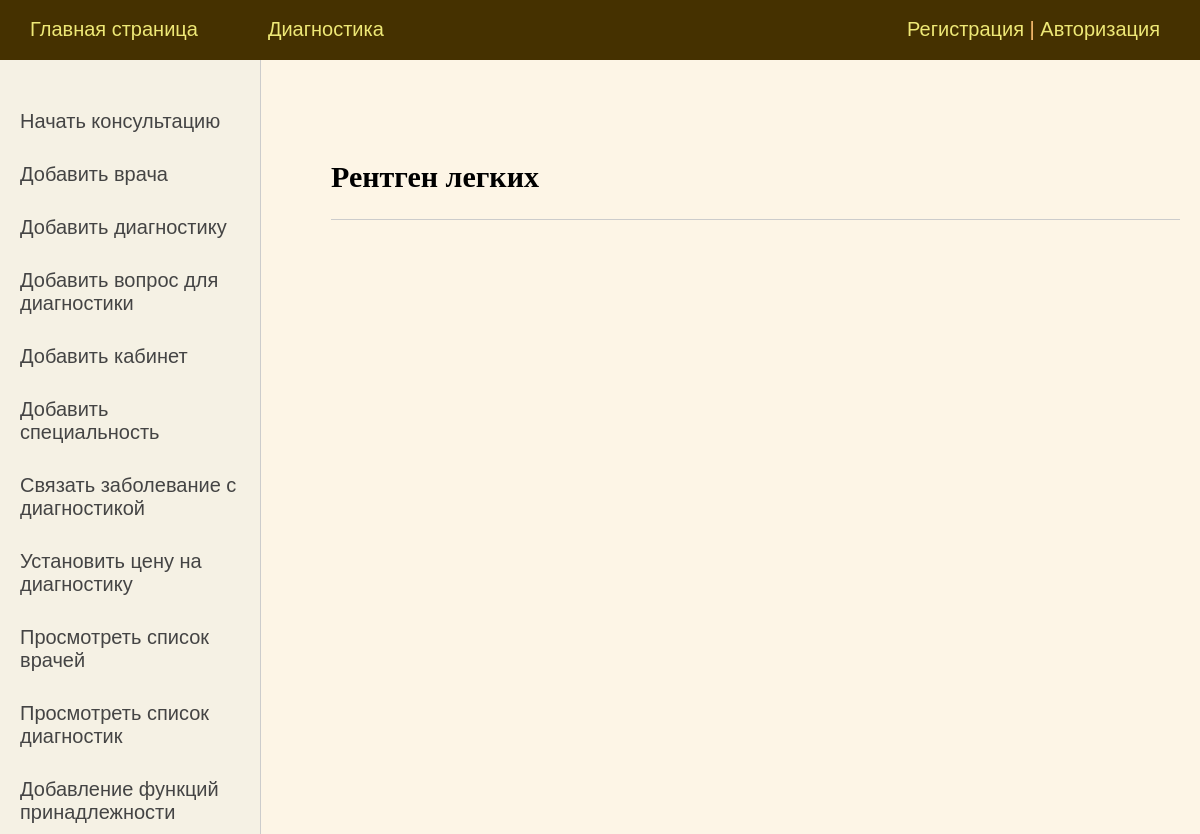
/Diagnostic/diagnostic_list/, run on an earlier commit of the app's database.
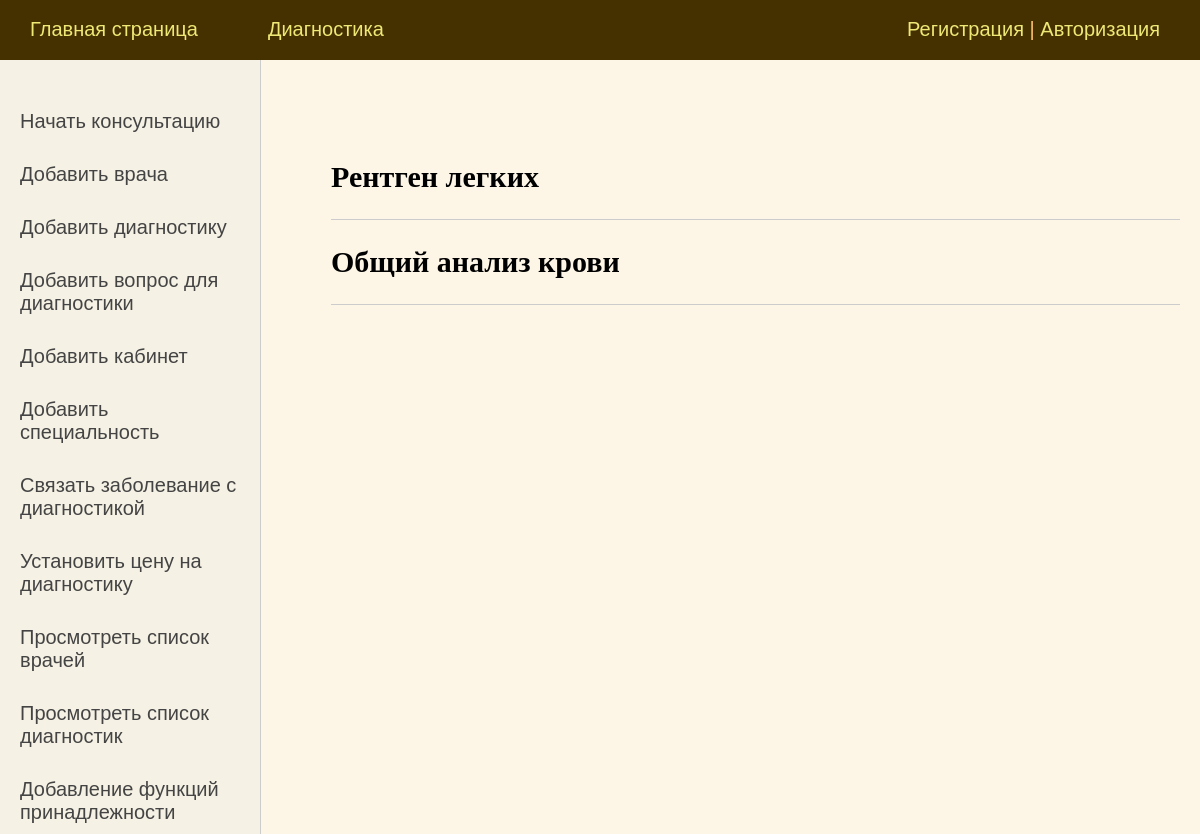
And on a later commit of the database.
### DiagnosticSystem/models.py (models this page shows, shortened)
class Diagnostic(models.Model):
    name = models.CharField(max_length=128, verbose_name='Диагностика')

### DiagnosticSystem/views.py (the view)
# urls.py: path('diagnostic_list/', DiagnosticList.as_view(), name='diagnostic_list'),
class DiagnosticList(ListView):
    model = Diagnostic
    template_name = 'DiagnosticSystem/diagnostic_list.html'
    context_object_name = 'diagnostics'
    extra_context = {'title': 'Список диагностик'}
    def get_context_data(self, *, object_list=None, **kwargs):
        context = super().get_context_data(**kwargs)
        context['menu'] = menu
        context['sidebar'] = sidebar
        context['title'] = 'Добавление диагностики'
        return context

### DiagnosticSystem/templates/DiagnosticSystem/diagnostic_list.html (shortened to what this page needs)
{% extends 'DiagnosticSystem/base.html' %}
{% block content %}
<ul class="list-articles">
	{% for d in diagnostics %}
			<li><h2>{{ d.name }}</h2>
			</li>
	{% endfor %}
</ul>
{% endblock %}

What changed in the data, as far as the page shows it:
added Diagnostic: name "Общий анализ крови"
